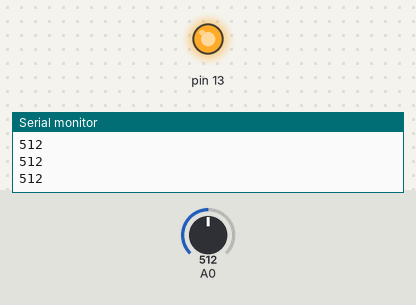
A sketch run on a simulated Arduino Uno, built with avr-gcc and run on an emulated ATmega328P. On the bench: output pins drawn as LEDs (lit = HIGH), the last lines printed to the serial monitor. The inputs (shaded band) are chosen by the test bench; at power-on: A0 = 512.

Above: at 1.3 s.
1.4 s: A0 set to 268
2.9 s: A0 set to 251
At 3.4 s:
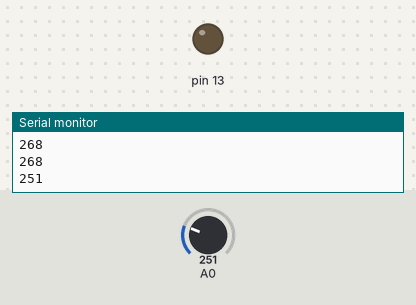
4.5 s: A0 set to 270
At 5.7 s:
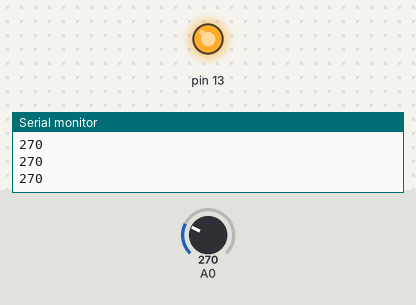
6.0 s: A0 set to 250
At 7.0 s:
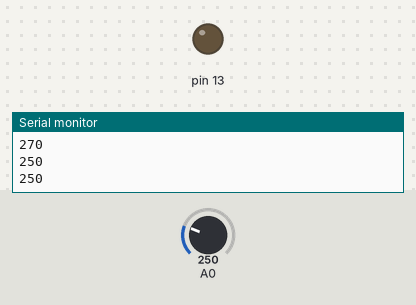
Timing chart, 0 to 8.5 s (numbered marks = the images above; inputs shaded):
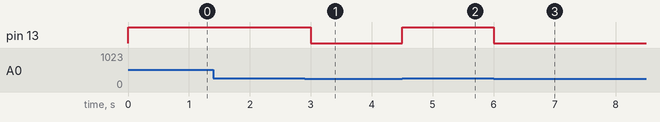

The sketch:

gas_sensor.ino
```cpp
int a;
void setup() {
  // put your setup code here, to run once:
pinMode(A0,INPUT);
pinMode(13,OUTPUT);
Serial.begin(9600);
}

void loop() {

  a=analogRead(A0);
  Serial.println(a);
  if(a>=260)
  {
  digitalWrite(13,HIGH);
  }
  else{
  digitalWrite(13,LOW);
  }
  delay(500);

  // put your main code here, to run repeatedly:

}
```

Measured:
- the behaviour switches between 260 and 259 on A0 (found by bisection; images 0 and 1)
- after the input at 2.9 s, pin 13: HIGH → LOW after 0.10 s
- after the input at 4.5 s, pin 13: LOW → HIGH at once
- after the input at 6.0 s, pin 13: HIGH → LOW at once
